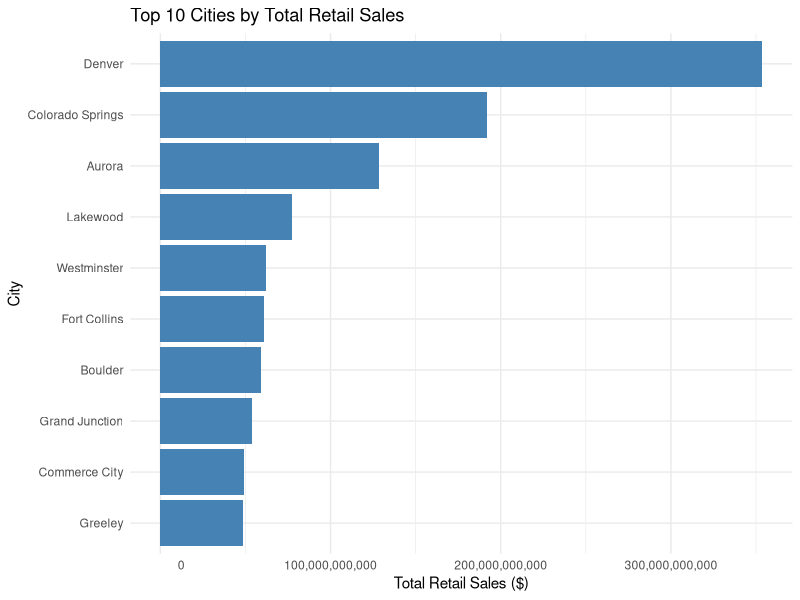
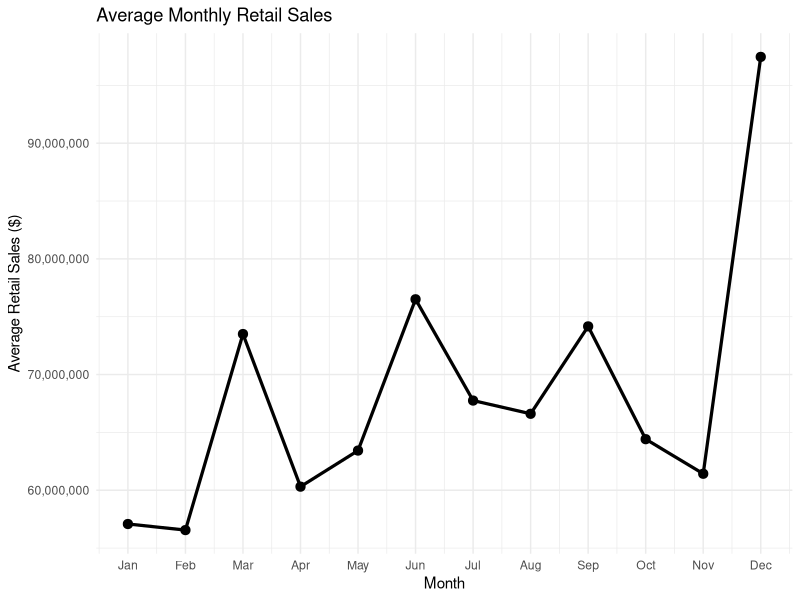
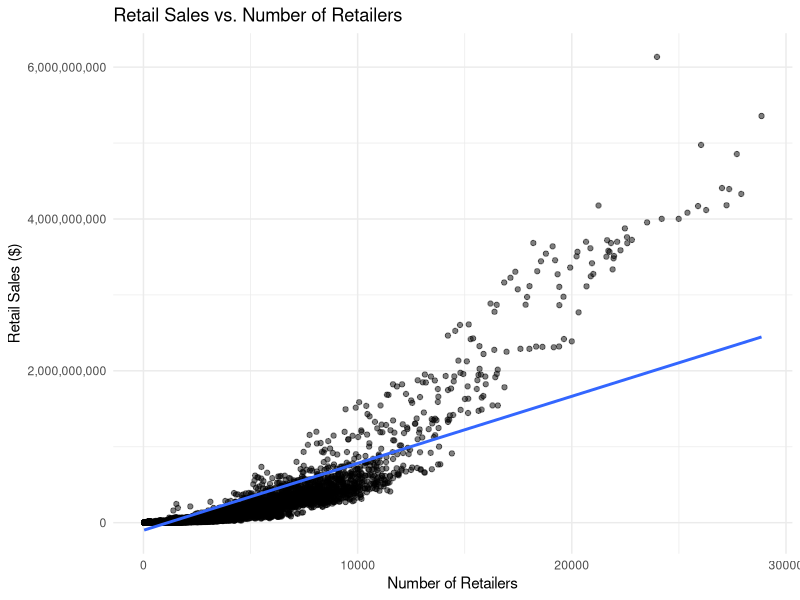

Recreate these plots in R, in order.
## ---- chunk 1
csv_data <- read.csv(file.path("data", "Retail_Reports_by_City_in_Colorado_20251028.csv"), stringsAsFactors = FALSE)

## ---- chunk 2
csv_data <- read.csv(file.path("data", "Retail_Reports_by_City_in_Colorado_20251028.csv"), stringsAsFactors = FALSE)
## ---- chunk 3
rows <- nrow(csv_data)
cols <- ncol(csv_data)

numeric_vars <- sum(sapply(csv_data, is.numeric))
categorical_vars <- sum(sapply(csv_data, function(x) is.character(x) || is.factor(x)))

overview <- data.frame(
  Metric = c("Number of Observations (Rows)",
             "Number of Variables (Columns)",
             "Numeric Variables",
             "Categorical Variables"),
  Value = c(rows, cols, numeric_vars, categorical_vars)
)
knitr::kable(
  overview,
  caption = "Dataset Overview Summary",
  align = c("l", "r")
)

## ---- chunk 4
missing_count <- colSums(is.na(csv_data))
missing_pct   <- round(missing_count / nrow(csv_data) * 100, 2)
unique_counts <- sapply(csv_data, function(x) length(unique(x)))

quality_summary <- data.frame(
  column        = names(csv_data),
  missing_count = missing_count,
  missing_pct   = missing_pct,
  unique_values = as.integer(unique_counts),
  stringsAsFactors = FALSE
)

quality_summary <- quality_summary[order(-quality_summary$missing_pct), ]

knitr::kable(
  head(quality_summary, 15),
  caption = "Data Quality Summary – Missing & Uniqueness",
  digits = 2,
  align = c("l","r","r","r")
)

## ---- chunk 5
num_like <- c("retailSales","grossSales","stateNetTaxableSales",
              "stateSalesTax","numberOfRetailers","numberOfReturns")
for (v in intersect(names(csv_data), num_like)) {
  # remove commas/$ and coerce to numeric
  csv_data[[v]] <- as.numeric(gsub("[,$]", "", csv_data[[v]]))
}
csv_data$city <- trimws(csv_data$city)
options(scipen = 999)
sales_by_city <- aggregate(retailSales ~ city, data = csv_data, sum, na.rm = TRUE)
top_cities <- head(sales_by_city[order(-sales_by_city$retailSales), ], 10)
avg_monthly_sales <- aggregate(retailSales ~ month, data = csv_data, mean, na.rm = TRUE)
top_cities$retailSales <- paste0("$", format(round(top_cities$retailSales, 0), big.mark = ","))
avg_monthly_sales$retailSales <- paste0("$", format(round(avg_monthly_sales$retailSales, 0), big.mark = ","))
knitr::kable(
  top_cities,
  col.names = c("City", "Total Retail Sales"),
  caption = "Top 10 Cities by Total Retail Sales",
  align = "lc",
  row.names = FALSE
)

knitr::kable(
  avg_monthly_sales,
  col.names = c("Month", "Average Retail Sales"),
  caption = "Average Monthly Retail Sales Across Colorado",
  align = "lc"
)
## ---- chunk 6
csv_data$retailSales_num <- as.numeric(gsub("[^0-9.]", "", csv_data$retailSales))
sales_by_city <- aggregate(retailSales_num ~ city, data = csv_data, sum, na.rm = TRUE)
sales_by_city <- subset(sales_by_city, !(city %in% c("Total", "Remainder")))
top_cities <- head(sales_by_city[order(-sales_by_city$retailSales_num), ], 10)


library(ggplot2)
ggplot(top_cities, aes(x = reorder(city, retailSales_num), y = retailSales_num)) +
  geom_col(fill = "steelblue") +
  coord_flip() +
  labs(title = "Top 10 Cities by Total Retail Sales ",
       x = "City", y = "Total Retail Sales ($)") +
  theme_minimal() +
  scale_y_continuous(labels = function(x) format(x, big.mark = ",", scientific = FALSE))

## ---- chunk 7
df_month <- subset(csv_data, !(city %in% c("Total", "Remainder")))
m_raw <- df_month$month
m_low <- tolower(trimws(as.character(m_raw)))
to_num <- function(x) {
  out <- suppressWarnings(as.integer(x))
  out[is.na(out) & m_low %in% tolower(month.name)] <- match(m_low[is.na(out) & m_low %in% tolower(month.name)],
tolower(month.name))
  out[is.na(out) & m_low %in% tolower(month.abb)]  <- match(m_low[is.na(out) & m_low %in% tolower(month.abb)],
                                                            tolower(month.abb))
  out
}
df_month$month_num <- to_num(m_raw)
df_month <- df_month[!is.na(df_month$month_num), ]
avg_monthly_sales <- aggregate(retailSales_num ~ month_num, data = df_month, mean, na.rm = TRUE)

library(ggplot2)
ggplot(avg_monthly_sales, aes(x = month_num, y = retailSales_num, group = 1)) +
  geom_line(linewidth = 1.1) +
  geom_point(size = 2.8) +
  scale_x_continuous(breaks = 1:12, labels = month.abb) +
  scale_y_continuous(labels = function(x) format(x, big.mark = ",", scientific = FALSE)) +
  labs(
    title = "Average Monthly Retail Sales",
    x = "Month",
    y = "Average Retail Sales ($)"
  ) +
  theme_minimal()

## ---- chunk 8
df_scatter <- subset(csv_data, !(city %in% c("Total", "Remainder")))
df_scatter$numberOfRetailers <- as.numeric(df_scatter$numberOfRetailers)
df_scatter <- df_scatter[!is.na(df_scatter$numberOfRetailers) & !is.na(df_scatter$retailSales_num), ]

ggplot(df_scatter, aes(x = numberOfRetailers, y = retailSales_num)) +
  geom_point(alpha = 0.5) +
  geom_smooth(method = "lm", se = FALSE, linewidth = 1) +
  scale_y_continuous(labels = function(x) format(x, big.mark = ",", scientific = FALSE)) +
  labs(
    title = "Retail Sales vs. Number of Retailers",
    x = "Number of Retailers",
    y = "Retail Sales ($)"
  ) +
  theme_minimal()
